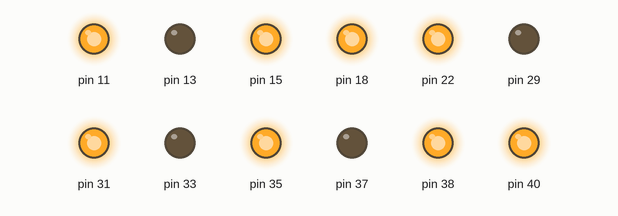
Simulated run of this program. Board: Raspberry Pi (header pin numbers). On the bench: output pins drawn as LEDs (lit = HIGH). At 8.2 s the program stops and its outputs stay as they are.

Above: at 0.1 s.
At 2.1 s:
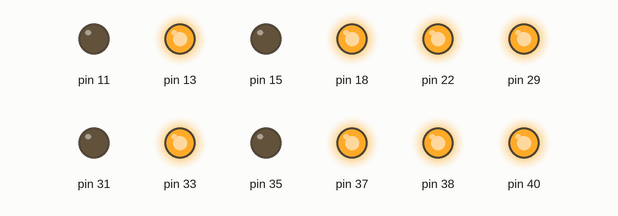
At 4.15 s:
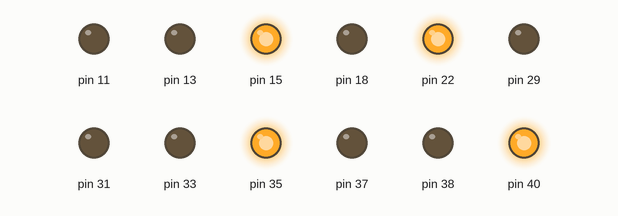
At 5.45 s:
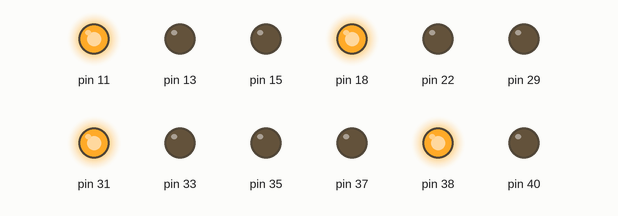
At 6.75 s:
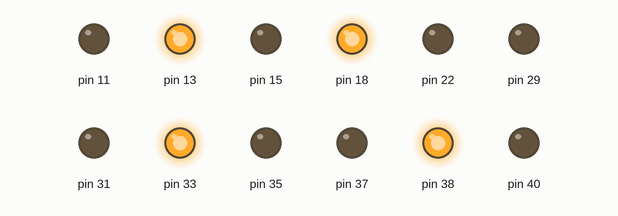
At 8.3 s:
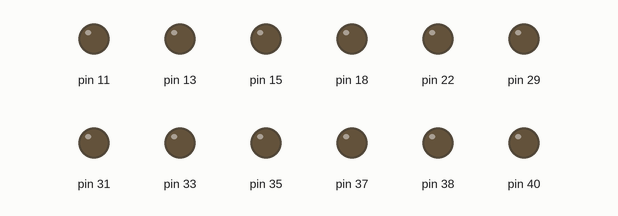
Timing chart, 0 to 9.7 s (numbered marks = the images above):
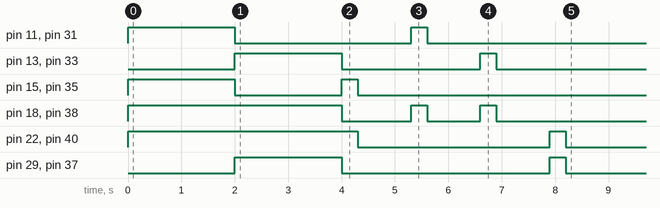

The program:

L298N_car3.py
```python
#!/usr/bin/python3
import RPi.GPIO as GPIO
import time

'''
使用2块L298N驱动控制4个直流电机
前轮驱动：18-ENDB, 22-ENDA, 11-左前前, 13-左前后, 15-右前前, 29-右前后
后轮驱动：38-ENDB, 40-ENDA, 31-左后前, 33-左后后, 35-右后前, 37-右后后
'''

def init():
	GPIO.setmode(GPIO.BOARD)
	GPIO.setup(18, GPIO.OUT)
	GPIO.setup(11, GPIO.OUT)
	GPIO.setup(13, GPIO.OUT)
	GPIO.setup(22, GPIO.OUT)
	GPIO.setup(15, GPIO.OUT)
	GPIO.setup(29, GPIO.OUT)


	GPIO.setup(38, GPIO.OUT)
	GPIO.setup(31, GPIO.OUT)
	GPIO.setup(33, GPIO.OUT)
	GPIO.setup(40, GPIO.OUT)
	GPIO.setup(35, GPIO.OUT)
	GPIO.setup(37, GPIO.OUT)

def reset():
	GPIO.output(18, GPIO.LOW)
	GPIO.output(11, GPIO.LOW)
	GPIO.output(13, GPIO.LOW)
	GPIO.output(22, GPIO.LOW)
	GPIO.output(15, GPIO.LOW)
	GPIO.output(29, GPIO.LOW)
	GPIO.output(38, GPIO.LOW)
	GPIO.output(31, GPIO.LOW)
	GPIO.output(33, GPIO.LOW)
	GPIO.output(40, GPIO.LOW)
	GPIO.output(35, GPIO.LOW)
	GPIO.output(37, GPIO.LOW)

def front_left_forward():
	GPIO.output(18, GPIO.HIGH)
	GPIO.output(11, GPIO.HIGH)
	GPIO.output(13, GPIO.LOW)

def front_right_forward():
	GPIO.output(22, GPIO.HIGH)
	GPIO.output(15, GPIO.HIGH)
	GPIO.output(29, GPIO.LOW)

def rear_left_forward():
	GPIO.output(38, GPIO.HIGH)
	GPIO.output(31, GPIO.HIGH)
	GPIO.output(33, GPIO.LOW)

def rear_right_forward():
	GPIO.output(40, GPIO.HIGH)
	GPIO.output(35, GPIO.HIGH)
	GPIO.output(37, GPIO.LOW)

def front_left_back():
	GPIO.output(18, GPIO.HIGH)
	GPIO.output(11, GPIO.LOW)
	GPIO.output(13, GPIO.HIGH)

def front_right_back():
	GPIO.output(22, GPIO.HIGH)
	GPIO.output(15, GPIO.LOW)
	GPIO.output(29, GPIO.HIGH)

def rear_left_back():
	GPIO.output(38, GPIO.HIGH)
	GPIO.output(31, GPIO.LOW)
	GPIO.output(33, GPIO.HIGH)

def rear_right_back():
	GPIO.output(40, GPIO.HIGH)
	GPIO.output(35, GPIO.LOW)
	GPIO.output(37, GPIO.HIGH)

def forward():
	reset()
	front_left_forward()
	front_right_forward()
	rear_left_forward()
	rear_right_forward()

def back():
	reset()
	front_left_back()
	front_right_back()
	rear_left_back()
	rear_right_back()

def front_left_turn():
	reset()
	front_right_forward()
	rear_right_forward()
	time.sleep(0.3)
	reset()

def front_right_turn():
	reset()
	front_left_forward()
	rear_left_forward()
	time.sleep(0.3)
	reset()

def rear_left_turn():
	reset()
	rear_left_back()
	front_left_back()
	time.sleep(0.3)
	reset()

def rear_right_turn():
	reset()
	rear_right_back()
	front_right_back()
	time.sleep(0.3)
	reset()

def stop():
	reset()

if __name__ == "__main__":
	init()
	reset()
	#front_left_forward()
	#front_right_forward()
	#rear_left_forward()
	#rear_right_forward()
	forward()
	time.sleep(2)
	back()
	time.sleep(2)
	front_left_turn()
	time.sleep(1)
	front_right_turn()
	time.sleep(1)
	rear_left_turn()
	time.sleep(1)
	rear_right_turn()
	stop()
	GPIO.cleanup()
```

Measured:
- by itself, pin 11, pin 31: LOW → HIGH at 0.00 s, → LOW 2.0 s later, → HIGH 3.3 s later, → LOW 0.30 s later
- by itself, pin 13, pin 33: LOW → HIGH at 2.0 s, → LOW 2.0 s later, → HIGH 2.6 s later, → LOW 0.30 s later
- by itself, pin 15, pin 35: LOW → HIGH at 0.00 s, → LOW 2.0 s later, → HIGH 2.0 s later, → LOW 0.30 s later
- by itself, pin 18, pin 38: goes HIGH 4.0 s, LOW 1.3 s, HIGH 0.30 s, LOW 1.0 s, HIGH 0.30 s, then LOW
- by itself, pin 22, pin 40: LOW → HIGH at 0.00 s, → LOW 4.3 s later, → HIGH 3.6 s later, → LOW 0.30 s later
- by itself, pin 29, pin 37: LOW → HIGH at 2.0 s, → LOW 2.0 s later, → HIGH 3.9 s later, → LOW 0.30 s later
